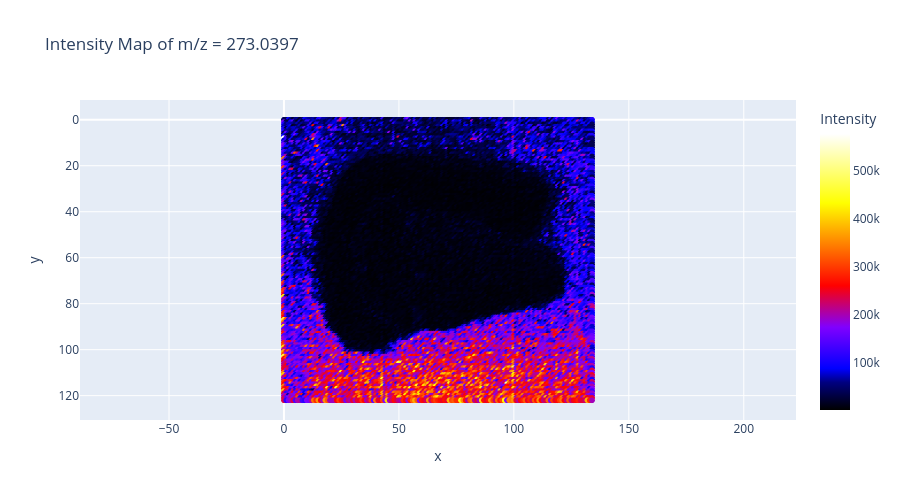

Notebook code cell kept with this figure:
### Code cell
# Interactive heatmap plot of the m/z value of interest
plot_mz_across_sample_custom(adata, target_mz=273.0397, tol=0.0001)

### Figure 1 — Plotly figure (JSON) as saved in the notebook; plotly's stock layout.template omitted (floating-point values rounded to 4 significant figures; data arrays with more than 128 entries replaced by an {"elided": "..."} marker saying what was removed)
{"data": [{"hovertemplate": "x=%{x}<br>y=%{y}<br>Intensity=%{marker.color}<extra></extra>", "legendgroup": "", "marker": {"color": {"elided": "16605 int values"}, "coloraxis": "coloraxis", "symbol": "circle"}, "mode": "markers", "name": "", "showlegend": false, "type": "scattergl", "x": {"elided": "16605 int values"}, "xaxis": "x", "y": {"elided": "16605 int values"}, "yaxis": "y"}], "layout": {"coloraxis": {"colorbar": {"title": {"text": "Intensity"}}, "colorscale": [[0, "#000000"], [0.1, "#000080"], [0.15, "#0000FF"], [0.3, "#8000FF"], [0.45, "#FF0000"], [0.6, "#FF8000"], [0.75, "#FFFF00"], [1, "#FFFFFF"]]}, "height": 500, "legend": {"tracegroupgap": 0}, "title": {"text": "Intensity Map of m/z = 273.0397"}, "xaxis": {"anchor": "y", "domain": [0, 1], "title": {"text": "x"}}, "yaxis": {"anchor": "x", "autorange": "reversed", "domain": [0, 1], "scaleanchor": "x", "title": {"text": "y"}}}}
